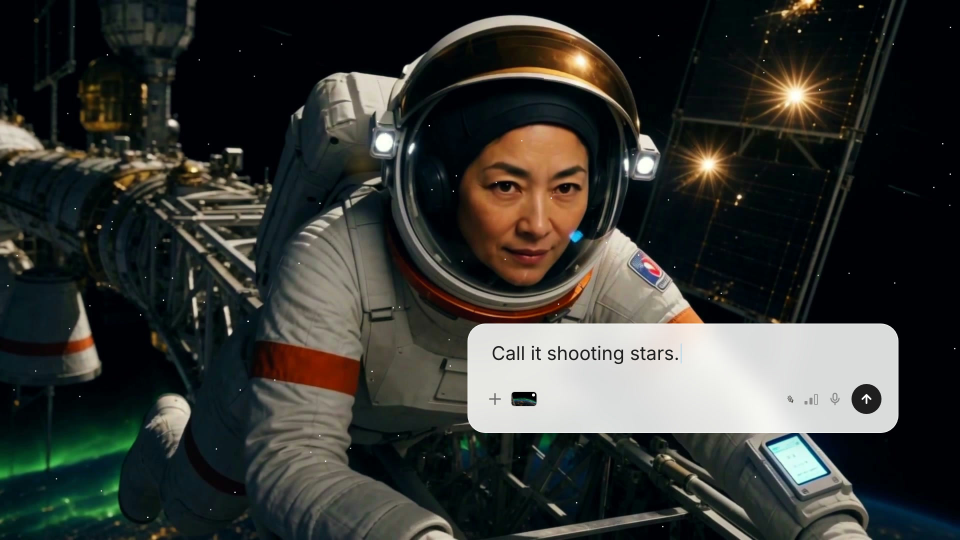
#> input picture launch-videos/manus2-space/manus2-space-16x9-thumb.jpg, 1920 x 1080 px (shown at 1/2 size)
$ python -i make_plates.py   (imports and definitions only)
#> lines starting #> are read from the running program, lines starting #| are printed output that depends on the picture
# -*- coding: utf-8 -*-
"""Placeholder plates for the manus2-space STORYBOARD ("The Lull", the astronaut film). No AI generation, no network,
no image read: every pixel is drawn here from gradients and simple shapes (fonts are the only files opened).

One labelled 1920x1080 PNG per live-action shot (S01-S04, S09, S14, S15, S20-S22, S24, S26), one per piece of her film
shown in the editor viewer (A1-A5, A4 re-lit red by P4, and two helmet-cam clips for the S11 bin), and the S27 end-card
wash. Each plate is a gradient in the shot's look (SHOTLIST looks R0-R6: space black, Earth-limb blue, sunlight, aurora,
airlock white, plasma orange, golden sea), simple masses for the world (station, truss, arrays, capsule, Earth), a
silhouette / framing guide for the astronaut (one actor: white suit, signal-orange bands, clear bubble helmet, her face
visible) and a clear label "AI FOOTAGE · Sxx · <one line> · <lens> · <camera move>".
These are stand-ins: never higgsfield01 frames, never Manus screens.

Run: /usr/bin/python3 -B tools/make_plates.py   (writes assets/plates/*.png next to this folder)
"""
import os, math, random
import numpy as np
from PIL import Image, ImageDraw, ImageFilter, ImageFont

W, H = 1920, 1080
HERE = os.path.dirname(os.path.abspath(__file__))
OUT = os.path.join(os.path.dirname(HERE), 'assets', 'plates')
# [1 line not run here, left out]
FB = '/System/Library/Fonts/Supplemental/Arial Bold.ttf'
FR = '/System/Library/Fonts/Supplemental/Arial.ttf'
SUIT = (234, 236, 238)
SUIT_SH = (170, 176, 184)
ORANGE = (232, 97, 30)          # signal orange (graded median ~#E8611E)
SKIN = (124, 82, 58)            # warm brown
CAP = (22, 22, 24)
PACK = (214, 218, 222)
GOLD = (214, 184, 118)          # insulation blankets
NAVY = (14, 26, 43)
def font(path, size):
    return ImageFont.truetype(path, size)


# [7 lines left out: function grad, not called in this run]


def to_img(arr):
    return Image.fromarray(np.clip(arr, 0, 255).astype(np.uint8))


# [5 lines left out: function grain, not called in this run]


def layer():
    return Image.new('RGBA', (W, H), (0, 0, 0, 0))


def comp(img, lay, blur=0):
    if blur:
        lay = lay.filter(ImageFilter.GaussianBlur(blur))
    base = img.convert('RGBA')
    base.alpha_composite(lay)
    return base.convert('RGB')


def blobs(img, items, blur=30):
    """items: (kind, box or points, rgba)"""
    lay = layer(); d = ImageDraw.Draw(lay)
    for kind, geo, col in items:
        if kind == 'e':
            d.ellipse(geo, fill=col)
        elif kind == 'p':
            d.polygon(geo, fill=col)
        elif kind == 'r':
            d.rounded_rectangle(geo, radius=40, fill=col)
    return comp(img, lay, blur)


def fog(img, n=14, y0=0, y1=H, col=(240, 243, 241), alpha=(60, 150), seed=3, blur=60):
    r = random.Random(seed)
    items = []
    for _ in range(n):
        cx, cy = r.uniform(-200, W + 200), r.uniform(y0, y1)
        rw, rh = r.uniform(250, 700), r.uniform(60, 200)
        items.append(('e', (cx - rw, cy - rh, cx + rw, cy + rh), col + (int(r.uniform(*alpha)),)))
    return blobs(img, items, blur)


# [119 lines left out: functions rain, specks, bracket, thirds, wrap, label and 3 more, not called in this run]


def radial(cx, cy, r, w=W, h=H):
    ys, xs = np.mgrid[0:h, 0:w].astype(np.float32)
    return np.sqrt((xs - cx) ** 2 + (ys - cy) ** 2) / max(r, 1)


# [681 lines left out: functions earth, sun, aurora, streaks, truss, module and 35 more, not called in this run]


# [3 lines not run here, left out]

>>> import cv2
>>> picture = cv2.imread('../manus2-space-16x9-thumb.jpg', cv2.IMREAD_GRAYSCALE)
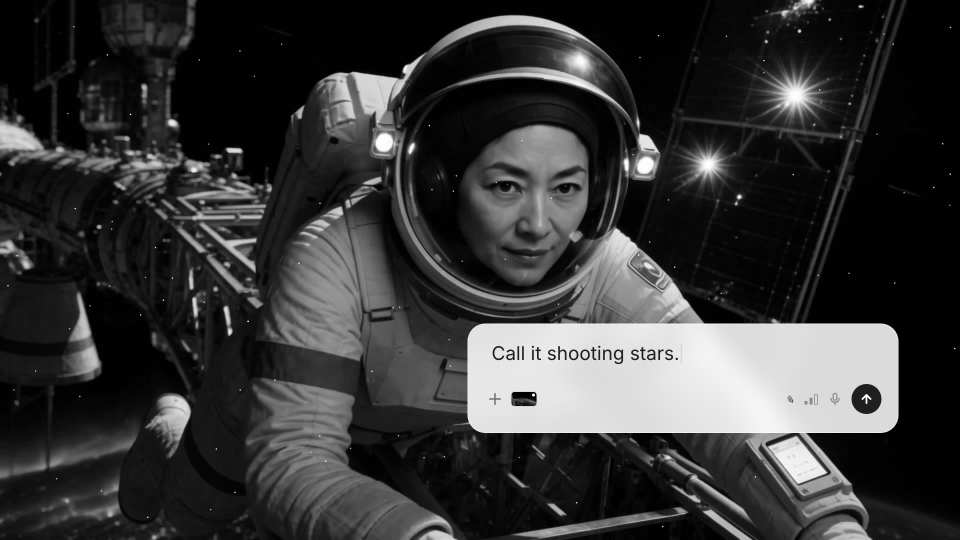
#> picture: shape (1080, 1920) (shown at 1/2 size); min 0, max 255, mean 54.5
>>> result = fog(picture)
#> in blobs, `lay = layer()`: lay: PIL image 1920x1080 RGBA; every value is 0
#> in comp, `lay = lay.filter(ImageFilter.GaussianBlur(blur))`:
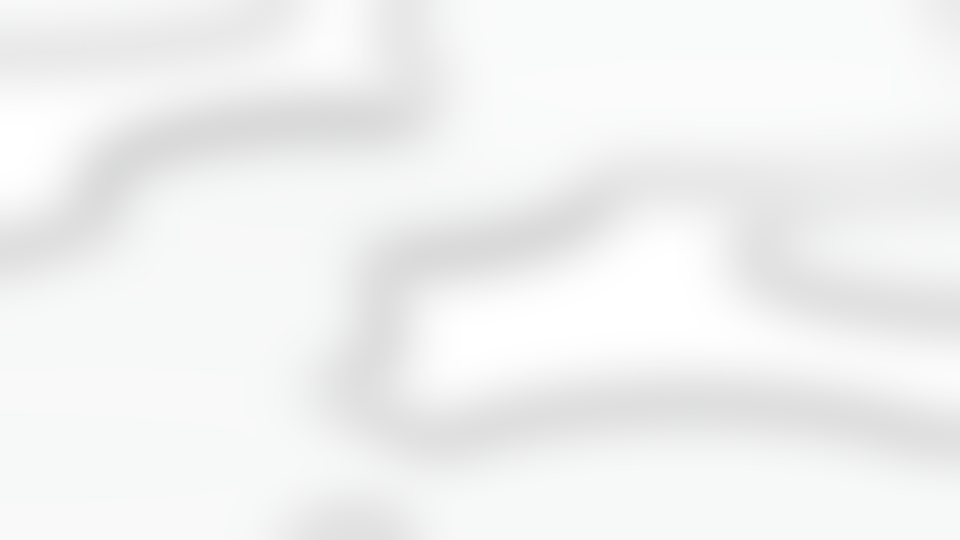
#> lay: PIL image 1920x1080 RGBA (shown at 1/2 size); mean R, G, B, A 167.6, 169.7, 168.3, 78.2; transparent parts drawn white
#> (the run stopped early here; a loop or call above may not have finished)
